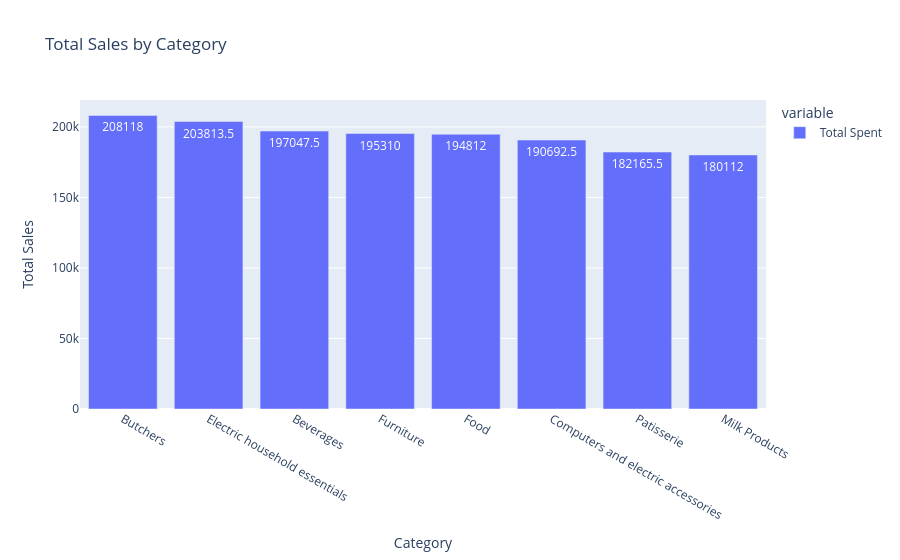

The notebook cell this image was saved under:
### Code cell
# Q. Which category has the highest total sales?
"""
Insight...
Total sales are fairly balanced across categories, with 'Butchers' leading and 'Milk Products' recording the lowest sales.
"""

categories_sales = (
    df.groupby("Category")["Total Spent"].sum().sort_values(ascending=False)
)

fig = px.bar(
    categories_sales,
    title="Total Sales by Category",
    labels={"value": "Total Sales"},
    text=categories_sales.values,
)

fig.show()

### Figure 1 — Plotly figure (JSON) as saved in the notebook; plotly's stock layout.template omitted (floating-point values rounded to 4 significant figures)
{"data": [{"hovertemplate": "variable=Total Spent<br>Category=%{x}<br>Total Sales=%{y}<br>text=%{text}<extra></extra>", "legendgroup": "Total Spent", "marker": {"color": "#636efa", "pattern": {"shape": ""}}, "name": "Total Spent", "orientation": "v", "showlegend": true, "text": [208100.0, 203800.0, 197000.0, 195300.0, 194800.0, 190700.0, 182200.0, 180100.0], "textposition": "auto", "type": "bar", "x": ["Butchers", "Electric household essentials", "Beverages", "Furniture", "Food", "Computers and electric accessories", "Patisserie", "Milk Products"], "xaxis": "x", "y": [208100.0, 203800.0, 197000.0, 195300.0, 194800.0, 190700.0, 182200.0, 180100.0], "yaxis": "y"}], "layout": {"barmode": "relative", "legend": {"title": {"text": "variable"}, "tracegroupgap": 0}, "title": {"text": "Total Sales by Category"}, "xaxis": {"anchor": "y", "domain": [0, 1], "title": {"text": "Category"}}, "yaxis": {"anchor": "x", "domain": [0, 1], "title": {"text": "Total Sales"}}}}
